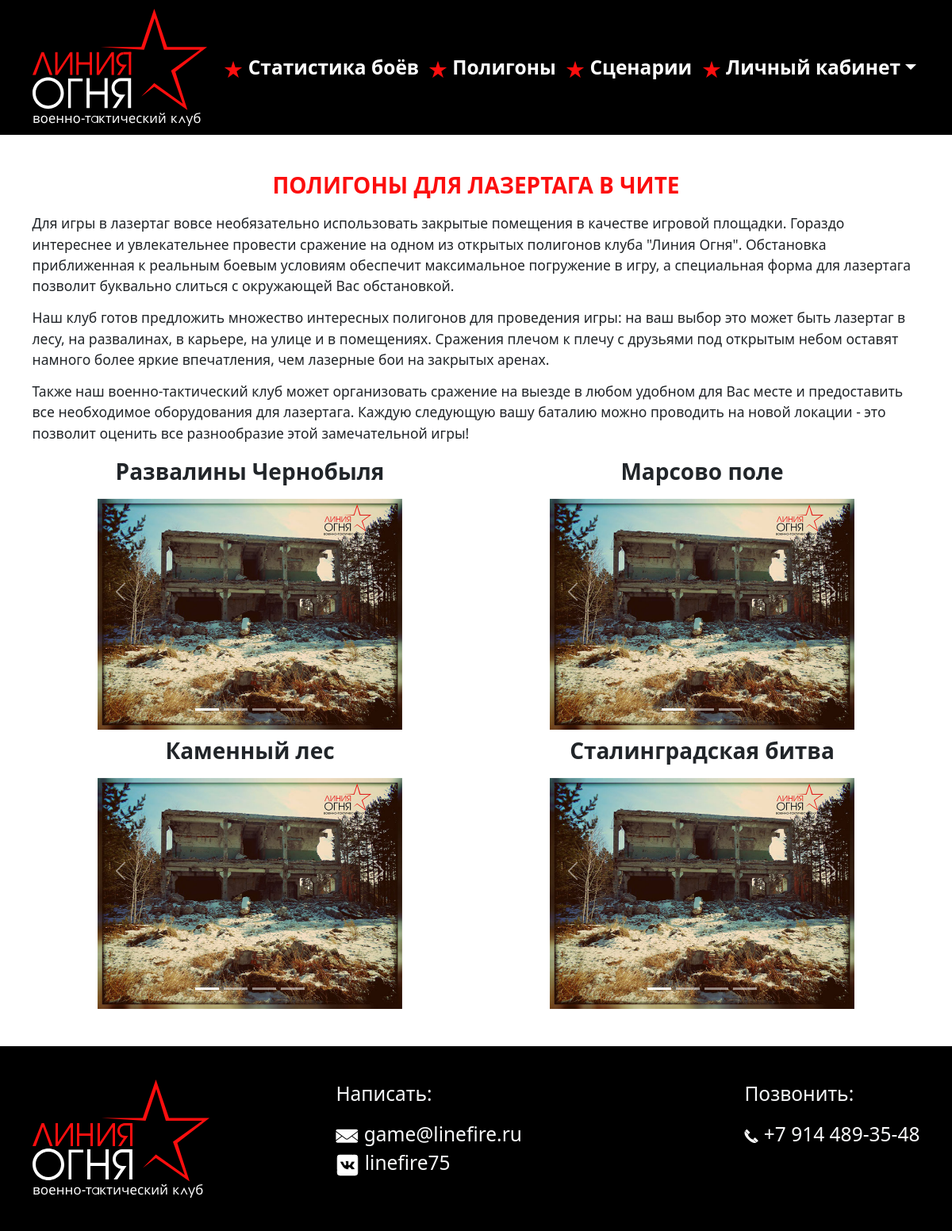
Page /polygons/ on the earlier database version.
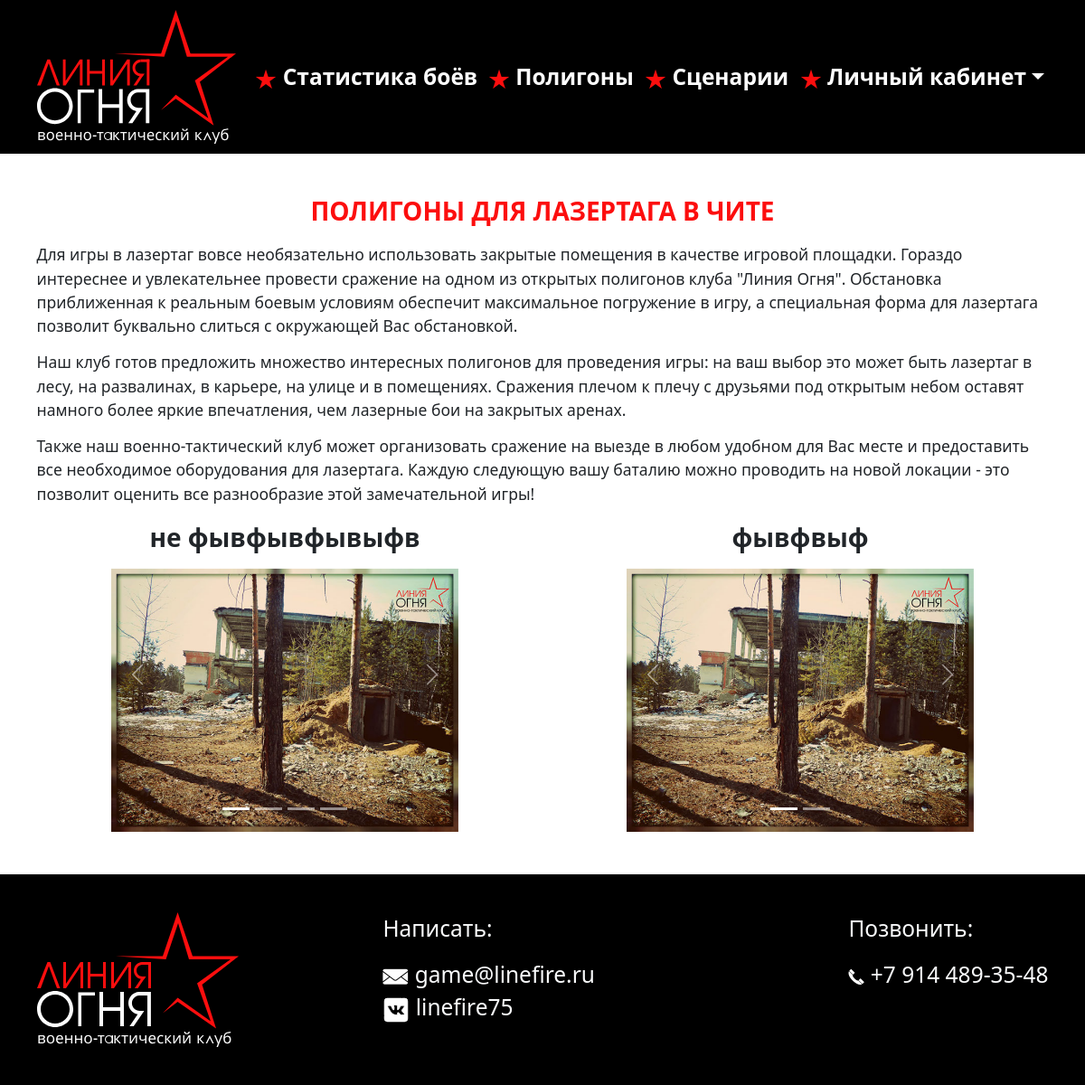
Same page on the later database version.
### main/models.py (models this page shows, shortened)
class Polygon(models.Model):
    title = models.CharField(max_length=200)
    description = models.TextField()
    image1 = models.ImageField(upload_to='polygons/')
    image2 = models.ImageField(upload_to='polygons/', blank=True, null=True)
    image3 = models.ImageField(upload_to='polygons/', blank=True, null=True)
    image4 = models.ImageField(upload_to='polygons/', blank=True, null=True)

### main/views.py (the view)
# urls.py: path('polygons/', PolygonListView.as_view(), name='polygons'),
class PolygonListView(ListView):
    model = Polygon
    template_name = 'polygon/polygon.html'

### main/context_processors.py (called while the page is built)
def contact_form(request):
    return {'contact_form': ContactForm()}

### main/templates/polygon/polygon.html
{% load static %}
{% include 'layout/top.html' %}
{% include 'layout/navbar.html' %}
{% include 'polygon/polygon_list.html' %}
{% include 'layout/footer.html' %}
{% include 'layout/bottom.html' %}

### main/templates/layout/top.html (shortened to what this page needs)
{% load static %}
<html lang="ru" xmlns="http://www.w3.org/1999/html">
<head>
	<link rel="stylesheet" href="{% static 'main/css/application.css' %}">
	<link href="https://cdn.jsdelivr.net/npm/bootstrap@5.3.3/dist/css/bootstrap.min.css" rel="stylesheet">
    <link rel="stylesheet" href="{% static 'main/css/style.css' %}">
</head>
<body>

### main/templates/layout/navbar.html (shortened to what this page needs)
{% load static %}
<nav class="navbar navbar-expand-lg bg-black ">
  <div class="container-fluid container" >
    <a href="{% url 'main:mainpage' %}" class="navbar-brand"><img class="logo-hw" src="{% static 'main/images/LogoLF.svg' %}"></a>
    <div class="collapse navbar-collapse flex-grow-0 text-nowrap" id="navbarTogglerDemo02">
      <ul class="navbar-nav me-auto mb-2 mb-lg-0 ">
        <li class="nav-item">
          <a class="nav-link fw-bold fs-3 text hover-link" href="{% url 'main:statistics' %}"><img src="{% static 'main/images/star_menu.png' %}"> Статистика боёв</a>
        </li>
          <li class="nav-item">
          <a class="nav-link fw-bold fs-3 text hover-link" href="{% url 'main:polygons' %}"><img src="{% static 'main/images/star_menu.png' %}"> Полигоны</a>
        </li>
          <li class="nav-item">
          <a class="nav-link fw-bold fs-3 text hover-link" href="{% url 'main:scenario-list' %}"><img src="{% static 'main/images/star_menu.png' %}"> Сценарии</a>
        </li>
          <li class="nav-item dropdown">
              <a class="nav-link fw-bold fs-3 text hover-link dropdown-toggle" href="{% if request.user.is_authenticated %}{% url 'main:player_profile' request.user.pk %}{% else %}{% url 'login' %}{% endif %}" id="navbarDropdown" role="button" aria-expanded="false">
                  <img src="{% static 'main/images/star_menu.png' %}"> Личный кабинет</a>
            </li>
      </ul>
    </div>
</div>
</nav>

### main/templates/polygon/polygon_list.html (shortened to what this page needs)
{% load static %}
<div class="container">
    <div class="mt-5">
        <p class="fw-bold fs-2 text-center" style="color:#fc0e0e">ПОЛИГОНЫ ДЛЯ ЛАЗЕРТАГА В ЧИТЕ</p>
        <p class="fs-5">Для игры в лазертаг вовсе необязательно использовать закрытые помещения в качестве игровой площадки. Гораздо интереснее и увлекательнее провести сражение на одном из открытых полигонов клуба "Линия Огня". Обстановка приближенная к реальным боевым условиям обеспечит максимальное погружение в игру, а специальная форма для лазертага позволит буквально слиться с окружающей Вас обстановкой.</p>
        <p class="fs-5">Наш клуб готов предложить множество интересных полигонов для проведения игры: на ваш выбор это может быть лазертаг в лесу, на развалинах, в карьере, на улице и в помещениях. Сражения плечом к плечу с друзьями под открытым небом оставят намного более яркие впечатления, чем лазерные бои на закрытых аренах.</p>
        <p class="fs-5">Также наш военно-тактический клуб может организовать сражение на выезде в любом удобном для Вас месте и предоставить все необходимое оборудования для лазертага. Каждую следующую вашу баталию можно проводить на новой локации - это позволит оценить все разнообразие этой замечательной игры!</p>
    </div>
    <div class="row pb-5">
        {% for polygon in object_list %}
            <div class="col-sm-6">
                <div id="{{ polygon.title|slugify }}" class="custom-container-polygons">
                    <div id="carousel{{ forloop.counter }}" class="carousel slide" data-bs-ride="carousel">
                        <div class="carousel-indicators">
                            <button type="button" data-bs-target="#carousel{{ forloop.counter }}" data-bs-slide-to="0" class="active" aria-current="true" aria-label="Slide 1"></button>
                            {% if polygon.image2 %}<button type="button" data-bs-target="#carousel{{ forloop.counter }}" data-bs-slide-to="1" aria-label="Slide 2"></button>{% endif %}
                            {% if polygon.image3 %}<button type="button" data-bs-target="#carousel{{ forloop.counter }}" data-bs-slide-to="2" aria-label="Slide 3"></button>{% endif %}
                            {% if polygon.image4 %}<button type="button" data-bs-target="#carousel{{ forloop.counter }}" data-bs-slide-to="3" aria-label="Slide 4"></button>{% endif %}
                        </div>
                       <div class="carousel-inner">
    <p class="fw-bold fs-2 text-center">{{ polygon.title }}</p>
    {% if polygon.image1 %}
    <div class="carousel-item active">
        <img src="{{ polygon.image1.url }}" class="d-block w-100" alt="{{ polygon.title }}">
    </div>
    {% endif %}
</div>
                        <button class="carousel-control-prev" type="button" data-bs-target="#carousel{{ forloop.counter }}" data-bs-slide="prev">
                            <span class="carousel-control-prev-icon" aria-hidden="true"></span>
                        </button>
                        <button class="carousel-control-next" type="button" data-bs-target="#carousel{{ forloop.counter }}" data-bs-slide="next">
                            <span class="carousel-control-next-icon" aria-hidden="true"></span>
                        </button>
                    </div>
                </div>
            </div>
        {% endfor %}
    </div>
</div>

### main/templates/layout/footer.html (shortened to what this page needs)
{% load static %}
<div class="bg-black text-light pt-5 pb-5 fs-3">
    <div class="container center-on-small1">
        <div class="d-flex justify-content-between " id="wrap-footer-indicators">
            <div class="qweasd">
                <a class=" navbar-brand " href="{% url 'main:mainpage' %}" class="navbar-brand"><img src="{% static 'main/images/LogoLF.SVG' %}"></a>
            </div>
            <div class="d-inline-block flex-row">
                <p class="write-small" id="wrap-footer-text1">Написать:</p>
                <a class=" navbar-brand"><img src="{% static 'main/images/email_icon.png' %}"> game@linefire.ru</a>
                <a href="https://vk.com/linefire75" class=" navbar-brand"><img style="max-width: 30px" src="{% static 'main/images/vk-2.svg' %}"> linefire75</a>
            </div>
            <div class="d-inline flex-row">
                <p class="write-small" id="wrap-footer-text">Позвонить:</p>
                <a class="navbar-brand "><img src="{% static 'main/images/phone_icon.png' %}"> +7 914 489-35-48</a>
            </div>
        </div>
    </div>
</div>

### main/templates/layout/bottom.html (shortened to what this page needs)
{% load static %}
</body>
</html>

### main/static/main/css/application.css (style rules this page uses)
html, body { padding: 0; margin: 0; font-size: 14px; font-family: "Helvetica Neue",Helvetica,Arial,sans-serif; }
img { max-width: 100%; }

### main/templates/layout/navbar.html (style rules this page uses)
.hover-link { color: white; transition: color 0.4s ease; }
.nav-item.dropdown { position: relative; }

### main/templates/polygon/polygon_list.html (style rules this page uses)
.custom-container-polygons { margin-left: 15%; margin-right: 15%; margin-bottom: 5px; max-width: 600px; }

Differences in the rows shown:
removed Polygon: title "Развалины Чернобыля", image1 (picture)
removed Polygon: title "Марсово поле", image1 (picture)
removed Polygon: title "Каменный лес", image1 (picture)
removed Polygon: title "Сталинградская битва", image1 (picture)
added Polygon: title "не фывфывфывыфв", image1 (picture)
added Polygon: title "фывфвыф", image1 (picture)
